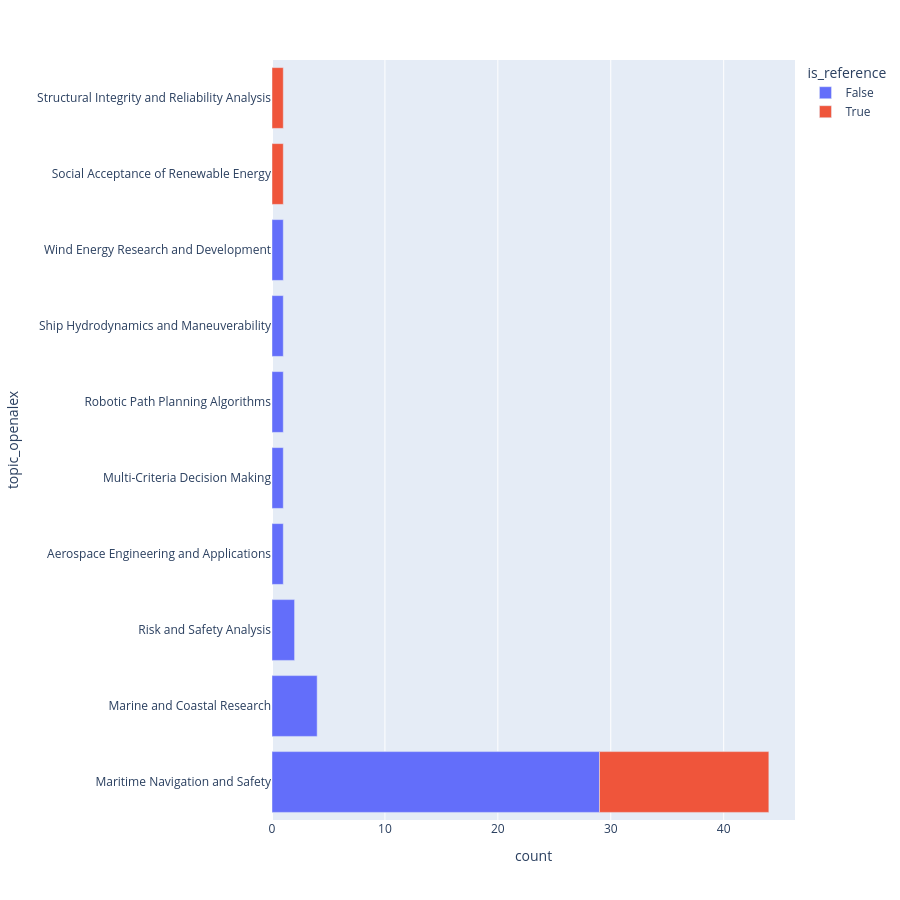

Write notebook code for a chart like this one.
### Code cell
plot_histogram(
    df_seems_relevant, col_name="topic_openalex", min_count_to_keep=1, height=900
)

### Figure 1 — Plotly figure (JSON) as saved in the notebook; plotly's stock layout.template omitted (floating-point values rounded to 4 significant figures)
{"data": [{"hovertemplate": "is_reference=False<br>count=%{x}<br>topic_openalex=%{y}<extra></extra>", "legendgroup": "False", "marker": {"color": "#636efa", "pattern": {"shape": ""}}, "name": "False", "orientation": "h", "showlegend": true, "textposition": "auto", "type": "bar", "x": [29, 4, 2, 1, 1, 1, 1, 1], "xaxis": "x", "y": ["Maritime Navigation and Safety", "Marine and Coastal Research", "Risk and Safety Analysis", "Aerospace Engineering and Applications", "Multi-Criteria Decision Making", "Robotic Path Planning Algorithms", "Ship Hydrodynamics and Maneuverability", "Wind Energy Research and Development"], "yaxis": "y"}, {"hovertemplate": "is_reference=True<br>count=%{x}<br>topic_openalex=%{y}<extra></extra>", "legendgroup": "True", "marker": {"color": "#EF553B", "pattern": {"shape": ""}}, "name": "True", "orientation": "h", "showlegend": true, "textposition": "auto", "type": "bar", "x": [15, 1, 1], "xaxis": "x", "y": ["Maritime Navigation and Safety", "Social Acceptance of Renewable Energy", "Structural Integrity and Reliability Analysis"], "yaxis": "y"}], "layout": {"barmode": "relative", "height": 900, "legend": {"title": {"text": "is_reference"}, "tracegroupgap": 0}, "margin": {"t": 60}, "xaxis": {"anchor": "y", "domain": [0, 1], "title": {"text": "count"}}, "yaxis": {"anchor": "x", "domain": [0, 1], "title": {"text": "topic_openalex"}}}}
